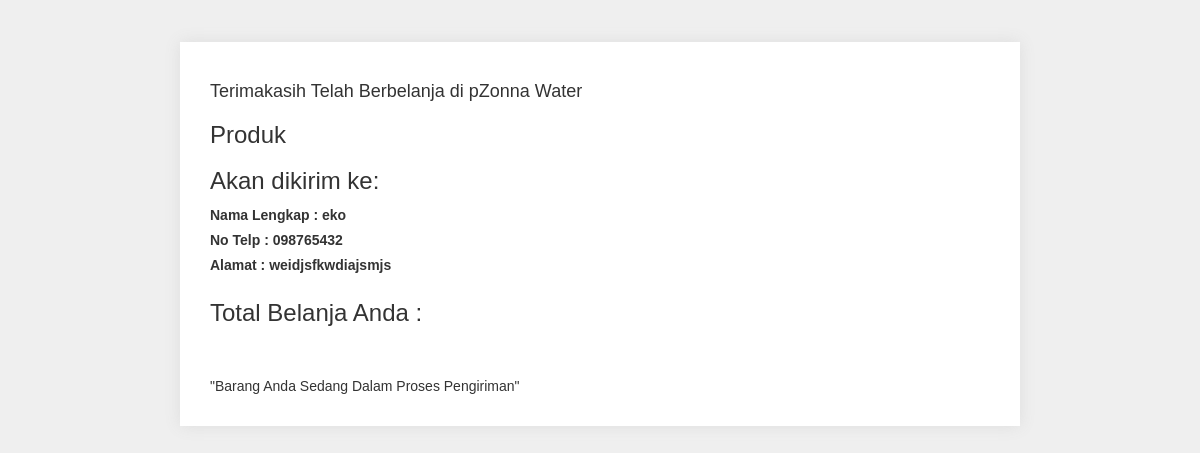
The app's page /invoice.php with its own data.
### tables this page shows
CREATE TABLE `checkout` (
  `id_checkout` int(11) NOT NULL,
  `nama` varchar(50) NOT NULL,
  `alamat` varchar(100) NOT NULL,
  `no_telepon` varchar(20) NOT NULL,
  `bukti_pembayaran` varchar(100) NOT NULL,
  `tanggal` date NOT NULL
);

### invoice.php (the view, shortened to what this page needs)
<?php
 $koneksi = new mysqli("localhost","root","","kangen_water");
?>
<!DOCTYPE html>
 <head>
  <link rel="stylesheet" href="https://maxcdn.bootstrapcdn.com/bootstrap/3.3.7/css/bootstrap.min.css">
 </head>
 <body>
 	<div id="wrapshopcart">
  <strong><h4>Terimakasih Telah Berbelanja di pZonna Water</h4></strong>
  <h3>Produk</h3>
  <h3>Akan dikirim ke: </h3>
  <?php
  $get_id = $koneksi->query("SELECT * FROM checkout WHERE id_checkout IN (select max(id_checkout) FROM  checkout)");
 	$last_id = $get_id->fetch_assoc();
 	?>
   <label> <?php echo 'Nama Lengkap : '.$last_id['nama'].''; ?></label>
 	<br>
   <label><?php echo 'No Telp :  '.$last_id['no_telepon'].'';?></label>
 	<br>
   <label><?php echo 'Alamat :  '.$last_id['alamat'].'' ;?></label>
 	<br>
   <h3>Total Belanja Anda : </h3>
				<br>
				<br>
				<p>"Barang Anda Sedang Dalam Proses Pengiriman"</p>
 </body>
</html>

### invoice.php (style rules this page uses)
body { background:#efefef;font-family:arial; }
#wrapshopcart { width:70%;margin:3em auto;padding:30px;background:#fff;box-shadow:0 0 15px #ddd; }
p { font-size:1em;margin:0; }
label { display:inline-block;width:auto; }

### records on screen
checkout: nama "eko", no_telepon "098765432", alamat "weidjsfkwdiajsmjs"
